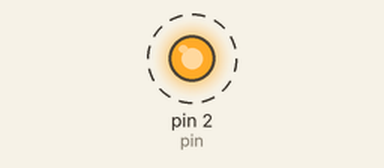
A sketch run on a simulated Arduino Uno, built with avr-gcc and run on an emulated ATmega328P. Shown: output pins drawn as LEDs (lit = HIGH). Dashed ring = blinking.

Above: at 0.5 s.
Timing chart, 0 to 4.6 s (numbered marks = the images above):
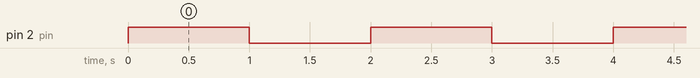

Measured:
- by itself, pin 2 (pin): alternates HIGH for 1.0 s and LOW for 1.0 s

The sketch:

internal-blink.ino
```cpp
int pin = 2;

void setup() {
  pinMode(pin, OUTPUT);
}

bool state = HIGH;

void loop() {
  digitalWrite(pin, state);
  state = !state;
  delay(1000);
}
```
